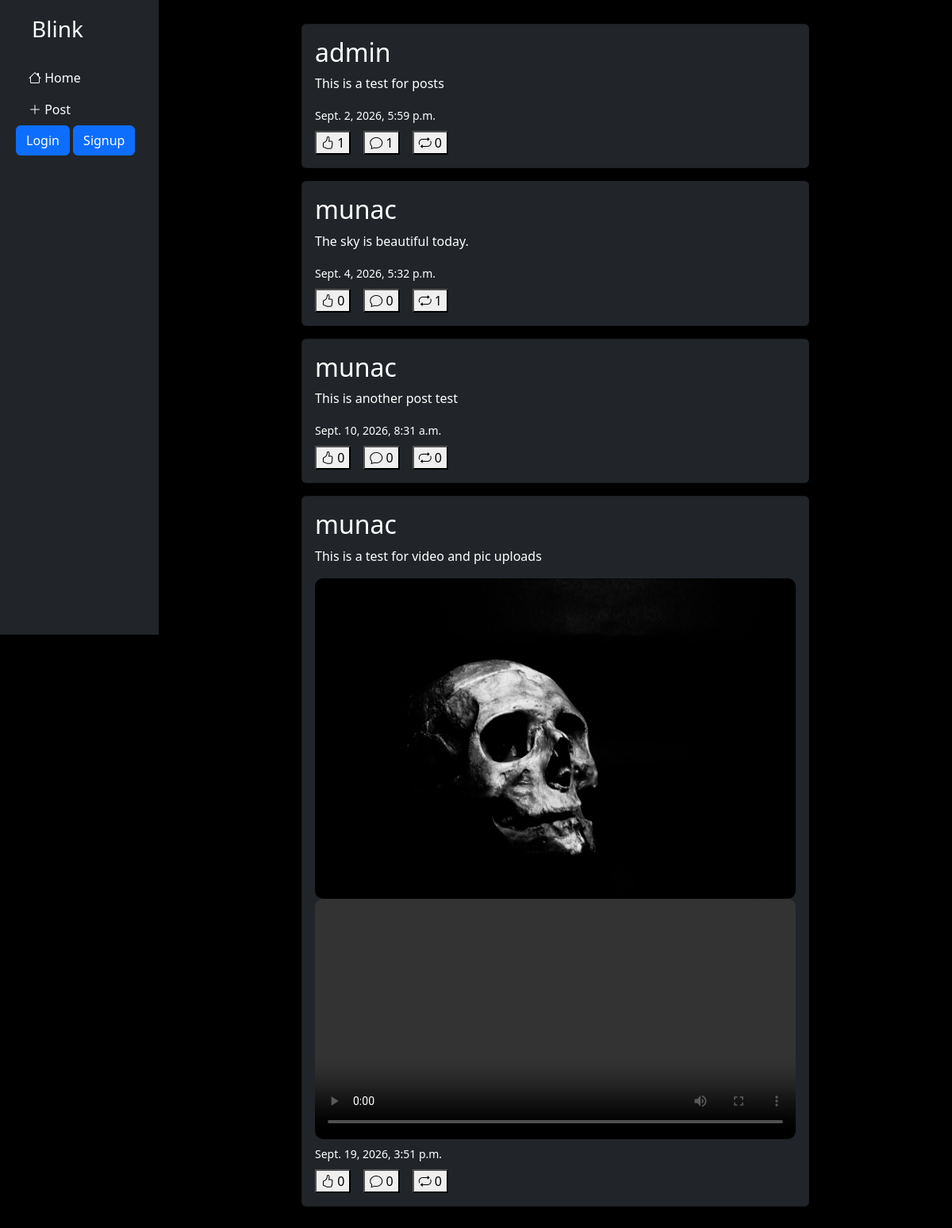
Before: / with the older database file.
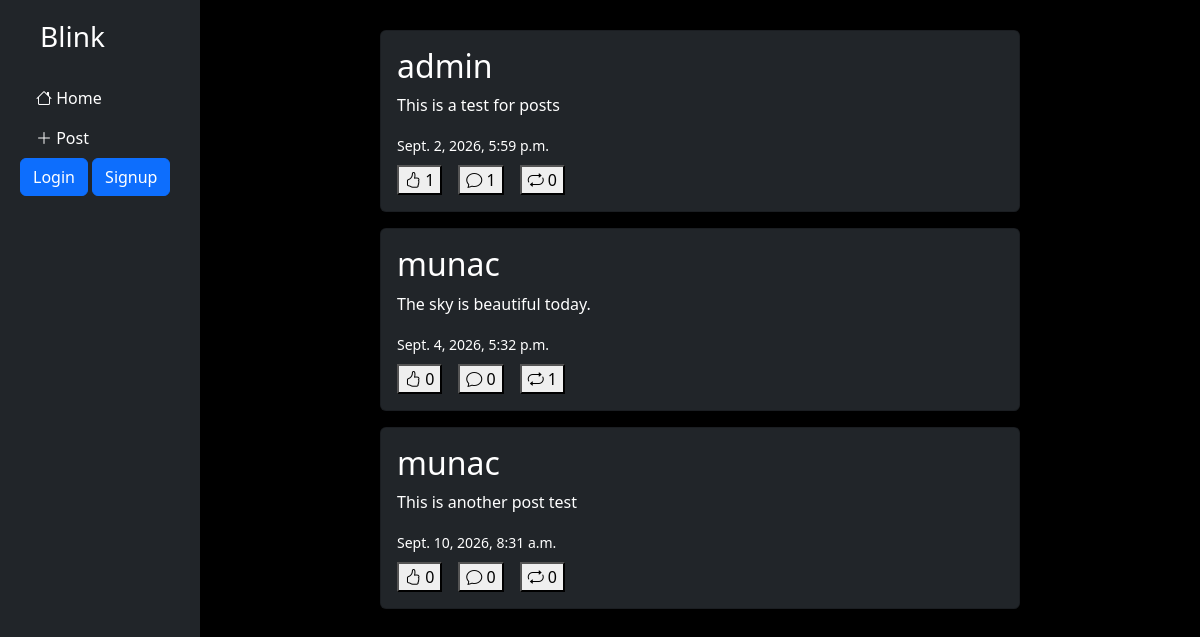
After: the same page with the newer database file.
### posts/models.py (models this page shows, shortened)
class Post(models.Model):
    author = models.ForeignKey(
        get_user_model(),
        on_delete=models.CASCADE,
    )
    content = models.TextField(max_length=200)
    image = models.ImageField(
        upload_to='post_images/',
        blank=True,
        null=True
    )
    video = models.FileField(
        upload_to='post_videos/',
        blank=True,
        null=True
    )
    date = models.DateTimeField(auto_now_add=True)

### users/models.py (models this page shows)
class CustomUser(AbstractUser):
    age = models.PositiveIntegerField(null=True, blank=True)
    bio = models.TextField(max_length=500, blank=True)
    profile_picture = models.ImageField(
        upload_to='profile_pictures/',
        blank=True,
        null=True
    )
    background_picture = models.ImageField(
        upload_to='background_pictures/',
        blank=True,
        null=True
    )

### posts/views.py (the view)
# urls.py: path('', PostView.as_view(), name='home'),
class PostView(ListView):
    model = Post
    template_name = 'post/post_list.html'
    context_object_name = 'posts'
    def get_context_data(self, **kwargs):
            context = super().get_context_data(**kwargs)
            if self.request.user.is_authenticated:
                liked_posts = Like.objects.filter(
                    user=self.request.user
                ).values_list('post_id', flat=True)
                reposted_posts = Repost.objects.filter(
                    user=self.request.user
                ).values_list('post_id', flat=True)
                context['liked_posts'] = liked_posts
                context['reposted_posts'] = reposted_posts
            else:
                context['liked_posts'] = []
                context['reposted_posts'] = []
            return context

### templates/post/post_list.html (shortened to what this page needs)
{% extends 'base.html' %}
{%block content %}
{% for post in posts %}
<a class="text-white text-decoration-none" href="{% url 'post_detail' post.pk %}">
    <div class="card bg-dark text-white mb-3">
        <div class="card-body">
            <a class="nav-link text-grey text-decoration-none" href="{% url 'profile' post.author.pk %}">
                <h2>{{ post.author }}</h2>
            </a>
            <a class="text-white text-decoration-none" href="{% url 'post_detail' post.pk %}">
                <p>{{ post.content }}</p>
                {% if post.image %}
                    <img src="{{ post.image.url }}" alt="{{ post.author}} posted an image"
                    class="post-image">
                {% endif %}
                {% if post.video %}
                    <video class="post-video" controls>
                        <source src="{{ post.video.url }}">
                    </video>
                {% endif %}
                <small>{{ post.date }}</small>
            </a>
                <div class="d-flex gap-3 mt-2">
                    <form action="{% url 'like_post' post.pk %}" method='post'>
                        <button type="submit">
                            {% if post.pk in liked_posts %}
                                <i class="bi bi-hand-thumbs-up-fill"></i>
                            {% else %}
                                <i class="bi bi-hand-thumbs-up"></i>
                            {% endif %}
                            {{ post.likes.count }}
                        </button>
                    </form>
                    <form action="{% url 'add_comment' post.pk %}" method="post">
                        <button type="submit">
                            <i class="bi bi-chat"></i>
                            {{ post.comments.count}}
                        </button>
                    </form>
                    <form action="{% url 'repost' post.pk %}" method="post">
                        <button type="submit">
                            {% if post.pk in reposted_posts %}
                                <i class="bi bi-repeat-1"></i>
                            {% else %}
                                <i class="bi bi-repeat"></i>
                            {% endif %}
                            {{ post.reposts.count}}
                        </button>
                    </form>
                </div>
        </div>
    </div>
</a>
{% endfor %}
{% endblock content %}

Changed rows visible on the page:
removed Post: author "munac", content "This is a test for video and pic uploads", image (picture), date "Sept. 19, 2026, 3:51 p.m.", likes.count "0", comments.count "0", reposts.count "0"
